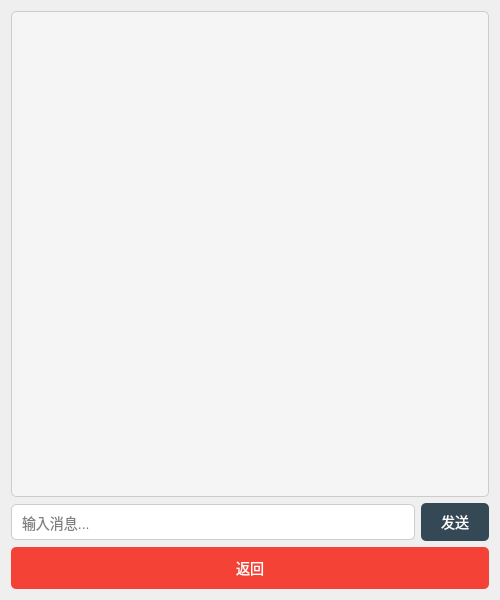
<?xml version="1.0" encoding="UTF-8"?>
<ui version="4.0">
 <class>ChatWindow</class>
 <widget class="QWidget" name="ChatWindow">
  <property name="geometry">
   <rect>
    <x>0</x>
    <y>0</y>
    <width>500</width>
    <height>600</height>
   </rect>
  </property>
  <layout class="QVBoxLayout" name="verticalLayout">
   <item>
    <widget class="QTextBrowser" name="text_chat">
     <property name="styleSheet">
      <string notr="true">background-color: #F5F5F5;
border: 1px solid #CCCCCC;
border-radius: 5px;
padding: 10px;
font-size: 14px;</string>
     </property>
    </widget>
   </item>
   <item>
    <layout class="QHBoxLayout" name="horizontalLayout">
     <item>
      <widget class="QLineEdit" name="input_message">
       <property name="styleSheet">
        <string notr="true">border: 1px solid #CCCCCC;
border-radius: 5px;
padding: 8px;
font-size: 14px;</string>
       </property>
       <property name="placeholderText">
        <string>输入消息...</string>
       </property>
      </widget>
     </item>
     <item>
      <widget class="QPushButton" name="btn_send">
       <property name="text">
        <string>发送</string>
       </property>
       <property name="styleSheet">
        <string notr="true">background-color: #344955;
color: white;
border-radius: 5px;
padding: 8px 20px;
font-size: 14px;</string>
       </property>
      </widget>
     </item>
    </layout>
   </item>
   <item>
    <widget class="QPushButton" name="btn_back">
     <property name="text">
      <string>返回</string>
     </property>
     <property name="styleSheet">
      <string notr="true">background-color: #F44336;
color: white;
border-radius: 5px;
padding: 10px;
font-size: 14px;</string>
     </property>
    </widget>
   </item>
  </layout>
 </widget>
 <resources/>
 <connections/>
</ui>
